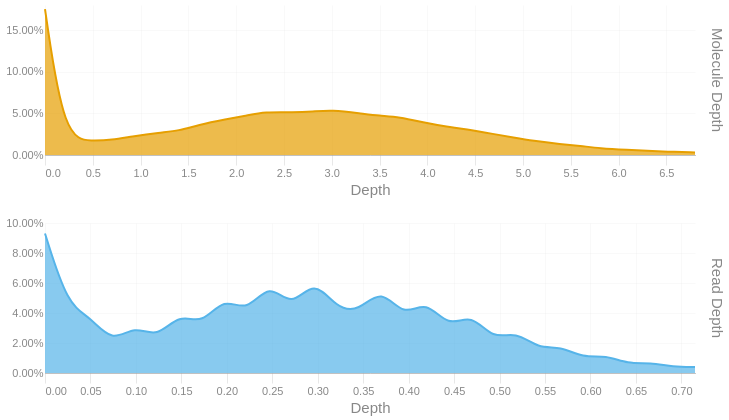

Write notebook code for a chart like this one.
### Code cell
readdep = depth_hist(tb['Read Depth'], q99, 3)
readdep = readdep.with_columns(pl.lit('Read Depth').alias('Metric'))
if not SKIPLR:
    moldep = depth_hist(tb['Molecule Depth'], mol_q99, 1)
    moldep = moldep.with_columns(pl.lit('Molecule Depth').alias('Metric'))
    _hist = pl.concat([readdep, moldep])
    _hist = _hist.filter(pl.col('Proportion') != 0)
    with SafeRender(_hist):
        (
            alt.Chart(_hist)        
            .mark_area(interpolate = "basis")
            .encode(
                x=alt.X('Bin:Q').scale(domainMin=0).axis(alt.Axis(title='Depth')),
                y = alt.Y('Proportion:Q', title = None).axis(format = '.2%'),
                color = alt.Color('Metric:N').legend(None),
                row = alt.Row("Metric:N").header(title = None, labelOrient = 'right'),
                tooltip = [
                    alt.Tooltip("Metric:N", title = "Metric"),
                    alt.Tooltip('Interval:N', title = "Depth Interval"),
                    alt.Tooltip('Proportion:Q', title = "% Alignments").format('.2%')
                ]
            )
            .resolve_scale(x='independent', y='independent')
            .properties(
                height = 150, width = 650,
                usermeta={'embedOptions': {'downloadFileName': f'{samplename}.depth.hist'}}
            )
        ).display()
else:
    readdep = readdep.filter(pl.col('Proportion') != 0)
    with SafeRender(readdep):
        (
            alt.Chart(readdep)        
            .mark_area(interpolate = "basis")
            .encode(
                x=alt.X('Bin:Q').scale(domainMin=0).axis(alt.Axis(title='Depth')),
                y = alt.Y('Proportion:Q', title = None).axis(format = '.2%'),
                tooltip = [
                    alt.Tooltip('Interval:N', title = "Depth Interval"),
                    alt.Tooltip('Proportion:Q', title = "% Alignments").format('.2%')
                ]
            )
            .properties(
                usermeta={'embedOptions': {'downloadFileName': f'{samplename}.depth.hist'}}
            )
        ).display()

### Figure 1 — Vega-Lite specification as saved in the notebook (floating-point values rounded to 4 significant figures)
{"width": 650, "height": 150, "config": {"title": {"anchor": "start", "dy": -15, "fontSize": 18, "color": "#888888", "subtitleColor": "#888888", "subtitleFontSize": 14}, "arc": {"fill": "#0072B2"}, "axis": {"domainColor": "#888888", "domainWidth": 0.5, "gridWidth": 0.2, "grid": false, "titleFontWeight": 400, "titleFontSize": 15, "labelFontSize": 11, "labelColor": "#888888", "tickColor": "#888888", "tickWidth": 0.2, "titleColor": "#888888"}, "axisBand": {"grid": false}, "axisX": {"grid": true, "tickSize": 10, "domainCap": "round"}, "axisY": {"domain": false, "grid": true, "tickSize": 0, "domainCap": "round"}, "background": "transparent", "header": {"labelFontSize": 15, "labelColor": "#888888", "titleFontSize": 15, "titleFontWeight": 600, "titleColor": "#888888"}, "legend": {"labelFont": "sans-serif", "labelFontSize": 12, "labelColor": "#888888", "symbolSize": 100, "symbolType": "circle", "titleFontSize": 12, "titlePadding": 10, "titleColor": "#888888", "title": null}, "range": {"category": ["#E69F00", "#56B4E9", "#009E73", "#F0E442", "#0072B2", "#D55E00", "#CC79A7", "#000000"], "diverging": ["#cfe8f3", "#a2d4ec", "#73bfe2", "#46abdb", "#1696d2", "#12719e"]}, "area": {"fill": "#0072B2", "fillOpacity": 0.7, "line": true, "strokeOpacity": 0.7}, "line": {"color": "#0072B2", "stroke": "#0072B2", "strokeWidth": 2}, "trail": {"color": "#0072B2", "stroke": "#0072B2", "strokeWidth": 0, "size": 1}, "point": {"filled": true, "fillOpacity": 1.0, "size": 95}, "text": {"color": "#888888", "fontSize": 11, "align": "right", "fontWeight": 400, "size": 11}, "bar": {"fill": "#0072B2", "stroke": null}, "view": {"stroke": null, "continuousWidth": 660, "continuousHeight": 400}}, "data": {"name": "data-e1e6bdbba0a24220aa465ba090a296c1"}, "mark": {"type": "area", "interpolate": "basis"}, "encoding": {"color": {"field": "Metric", "legend": null, "type": "nominal"}, "row": {"field": "Metric", "header": {"title": null, "labelOrient": "right"}, "type": "nominal"}, "tooltip": [{"field": "Metric", "title": "Metric", "type": "nominal"}, {"field": "Interval", "title": "Depth Interval", "type": "nominal"}, {"field": "Proportion", "format": ".2%", "title": "% Alignments", "type": "quantitative"}], "x": {"axis": {"title": "Depth"}, "field": "Bin", "scale": {"domainMin": 0}, "type": "quantitative"}, "y": {"axis": {"format": ".2%"}, "field": "Proportion", "title": null, "type": "quantitative"}}, "resolve": {"scale": {"x": "independent", "y": "independent"}}, "usermeta": {"embedOptions": {"downloadFileName": "TF26LRJL0078_50B_L_10484332_23Y22YLT4_L7.depth.hist"}}, "$schema": "https://vega.github.io/schema/vega-lite/v6.4.1.json", "datasets": {"data-e1e6bdbba0a24220aa465ba090a296c1": [{"Bin": 0.0, "Interval": "0.0-0.025", "Proportion": 0.093, "Metric": "Read Depth"}, {"Bin": 0.025, "Interval": "0.025-0.049", "Proportion": 0.045, "Metric": "Read Depth"}, {"Bin": 0.049, "Interval": "0.049-0.074", "Proportion": 0.038, "Metric": "Read Depth"}, {"Bin": 0.074, "Interval": "0.074-0.099", "Proportion": 0.02, "Metric": "Read Depth"}, {"Bin": 0.099, "Interval": "0.099-0.123", "Proportion": 0.032, "Metric": "Read Depth"}, {"Bin": 0.123, "Interval": "0.123-0.148", "Proportion": 0.023, "Metric": "Read Depth"}, {"Bin": 0.148, "Interval": "0.148-0.173", "Proportion": 0.04, "Metric": "Read Depth"}, {"Bin": 0.173, "Interval": "0.173-0.197", "Proportion": 0.032, "Metric": "Read Depth"}, {"Bin": 0.197, "Interval": "0.197-0.222", "Proportion": 0.051, "Metric": "Read Depth"}, {"Bin": 0.222, "Interval": "0.222-0.247", "Proportion": 0.04, "Metric": "Read Depth"}, {"Bin": 0.247, "Interval": "0.247-0.271", "Proportion": 0.061, "Metric": "Read Depth"}, {"Bin": 0.271, "Interval": "0.271-0.296", "Proportion": 0.043, "Metric": "Read Depth"}, {"Bin": 0.296, "Interval": "0.296-0.321", "Proportion": 0.063, "Metric": "Read Depth"}, {"Bin": 0.321, "Interval": "0.321-0.345", "Proportion": 0.043, "Metric": "Read Depth"}, {"Bin": 0.345, "Interval": "0.345-0.37", "Proportion": 0.041, "Metric": "Read Depth"}, {"Bin": 0.37, "Interval": "0.37-0.395", "Proportion": 0.057, "Metric": "Read Depth"}, {"Bin": 0.395, "Interval": "0.395-0.419", "Proportion": 0.037, "Metric": "Read Depth"}, {"Bin": 0.419, "Interval": "0.419-0.444", "Proportion": 0.049, "Metric": "Read Depth"}, {"Bin": 0.444, "Interval": "0.444-0.469", "Proportion": 0.03, "Metric": "Read Depth"}, {"Bin": 0.469, "Interval": "0.469-0.493", "Proportion": 0.04, "Metric": "Read Depth"}, {"Bin": 0.493, "Interval": "0.493-0.518", "Proportion": 0.022, "Metric": "Read Depth"}, {"Bin": 0.518, "Interval": "0.518-0.543", "Proportion": 0.028, "Metric": "Read Depth"}, {"Bin": 0.543, "Interval": "0.543-0.567", "Proportion": 0.016, "Metric": "Read Depth"}, {"Bin": 0.567, "Interval": "0.567-0.592", "Proportion": 0.018, "Metric": "Read Depth"}, {"Bin": 0.592, "Interval": "0.592-0.617", "Proportion": 0.01, "Metric": "Read Depth"}, {"Bin": 0.617, "Interval": "0.617-0.641", "Proportion": 0.012, "Metric": "Read Depth"}, {"Bin": 0.641, "Interval": "0.641-0.666", "Proportion": 0.006, "Metric": "Read Depth"}, {"Bin": 0.666, "Interval": "0.666-0.691", "Proportion": 0.007, "Metric": "Read Depth"}, {"Bin": 0.691, "Interval": "0.691-0.715", "Proportion": 0.004, "Metric": "Read Depth"}, {"Bin": 0.715, "Interval": "0.715-0.74", "Proportion": 0.004, "Metric": "Read Depth"}, {"Bin": 0.0, "Interval": "0.0-0.2", "Proportion": 0.175, "Metric": "Molecule Depth"}, {"Bin": 0.2, "Interval": "0.2-0.5", "Proportion": 0.019, "Metric": "Molecule Depth"}, {"Bin": 0.5, "Interval": "0.5-0.7", "Proportion": 0.017, "Metric": "Molecule Depth"}, {"Bin": 0.7, "Interval": "0.7-0.9", "Proportion": 0.018, "Metric": "Molecule Depth"}, {"Bin": 0.9, "Interval": "0.9-1.2", "Proportion": 0.022, "Metric": "Molecule Depth"}, {"Bin": 1.2, "Interval": "1.2-1.4", "Proportion": 0.027, "Metric": "Molecule Depth"}, {"Bin": 1.4, "Interval": "1.4-1.6", "Proportion": 0.029, "Metric": "Molecule Depth"}, {"Bin": 1.6, "Interval": "1.6-1.9", "Proportion": 0.036, "Metric": "Molecule Depth"}, {"Bin": 1.9, "Interval": "1.9-2.1", "Proportion": 0.043, "Metric": "Molecule Depth"}, {"Bin": 2.1, "Interval": "2.1-2.3", "Proportion": 0.047, "Metric": "Molecule Depth"}, {"Bin": 2.3, "Interval": "2.3-2.6", "Proportion": 0.052, "Metric": "Molecule Depth"}, {"Bin": 2.6, "Interval": "2.6-2.8", "Proportion": 0.051, "Metric": "Molecule Depth"}, {"Bin": 2.8, "Interval": "2.8-3.0", "Proportion": 0.052, "Metric": "Molecule Depth"}, {"Bin": 3.0, "Interval": "3.0-3.3", "Proportion": 0.054, "Metric": "Molecule Depth"}, {"Bin": 3.3, "Interval": "3.3-3.5", "Proportion": 0.05, "Metric": "Molecule Depth"}, {"Bin": 3.5, "Interval": "3.5-3.7", "Proportion": 0.047, "Metric": "Molecule Depth"}, {"Bin": 3.7, "Interval": "3.7-4.0", "Proportion": 0.046, "Metric": "Molecule Depth"}, {"Bin": 4.0, "Interval": "4.0-4.2", "Proportion": 0.038, "Metric": "Molecule Depth"}, {"Bin": 4.2, "Interval": "4.2-4.4", "Proportion": 0.034, "Metric": "Molecule Depth"}, {"Bin": 4.4, "Interval": "4.4-4.7", "Proportion": 0.031, "Metric": "Molecule Depth"}, {"Bin": 4.7, "Interval": "4.7-4.9", "Proportion": 0.025, "Metric": "Molecule Depth"}, {"Bin": 4.9, "Interval": "4.9-5.1", "Proportion": 0.021, "Metric": "Molecule Depth"}, {"Bin": 5.1, "Interval": "5.1-5.4", "Proportion": 0.017, "Metric": "Molecule Depth"}, {"Bin": 5.4, "Interval": "5.4-5.6", "Proportion": 0.013, "Metric": "Molecule Depth"}, {"Bin": 5.6, "Interval": "5.6-5.8", "Proportion": 0.011, "Metric": "Molecule Depth"}, {"Bin": 5.8, "Interval": "5.8-6.1", "Proportion": 0.008, "Metric": "Molecule Depth"}, {"Bin": 6.1, "Interval": "6.1-6.3", "Proportion": 0.006, "Metric": "Molecule Depth"}, {"Bin": 6.3, "Interval": "6.3-6.5", "Proportion": 0.005, "Metric": "Molecule Depth"}, {"Bin": 6.5, "Interval": "6.5-6.8", "Proportion": 0.004, "Metric": "Molecule Depth"}, {"Bin": 6.8, "Interval": "6.8-7.01", "Proportion": 0.003, "Metric": "Molecule Depth"}]}}
